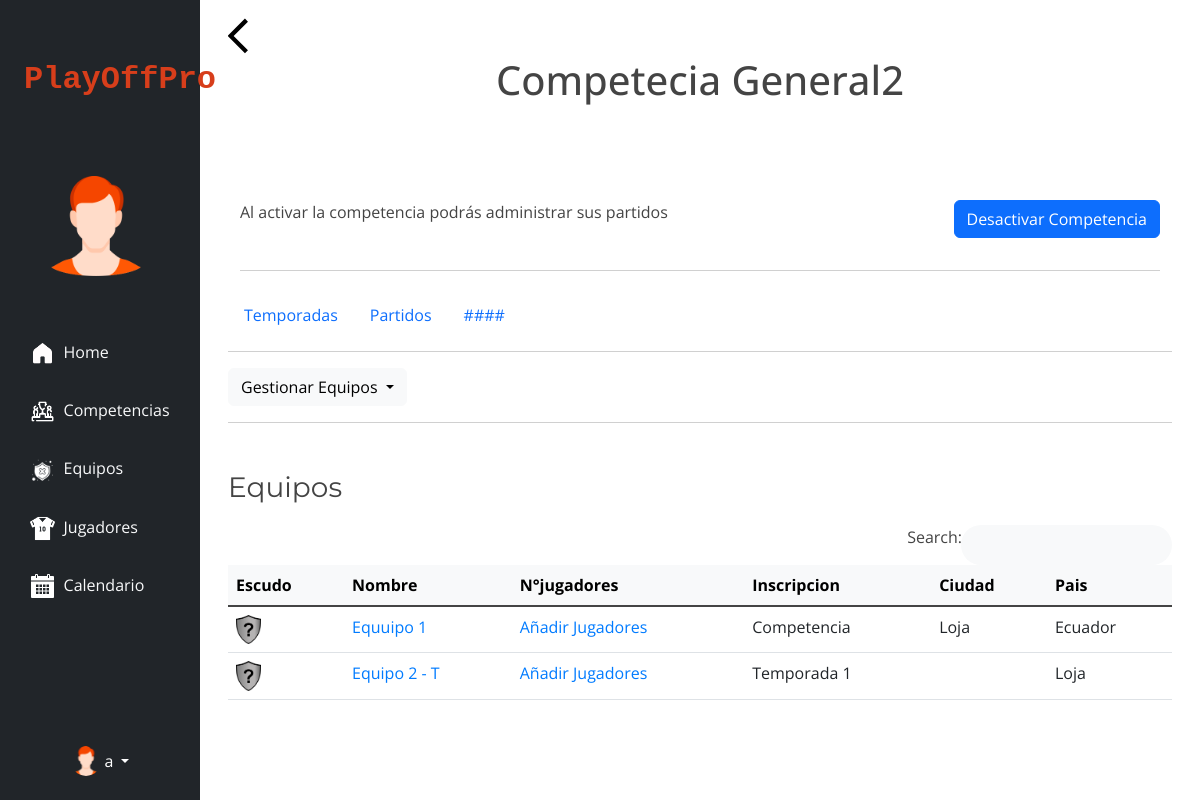
Screenshot of /competitions/4/ (signed in) with the database file from the repository.
### myapp/models.py (models this page shows, shortened)
class Competition(models.Model):
    name = models.CharField(max_length=50, blank=True)
    SPORT_lIST = (
        ('F', 'Football'),
        ('B', 'Basketball'),
        ('V', 'Volleyball'),
        ('H', 'Handball'),
        ('T', 'Tennis'),
        ('O', 'Other')
    )
    sport = models.CharField(max_length=1, choices=SPORT_lIST, default='F')
    genre = models.CharField(choices=[('M', 'Male'), ('F', 'Female'), ('MF', 'Mixed')], max_length=2, null=True)
    COMPETITION_TYPES = (
        ('L', 'League'),
        ('T', 'Tournament'),
        ('P', 'Playoff'),
        ('F', 'Friendly'),
        ('GS', 'Group Stage'),
        ('O', 'Other')
    )
    type_competition = models.CharField(max_length=2, choices=COMPETITION_TYPES, default='O')
    is_active = models.BooleanField(default=True)
    user = models.ForeignKey(User, on_delete=models.CASCADE, null=True, related_name='competitions')

class Team(models.Model):
    name = models.CharField(max_length=50)
    city = models.CharField(max_length=50, blank=True)
    country = models.CharField(max_length=50, blank=True)
    image = models.ImageField(upload_to='team_images/', blank=True, null=True)
    user = models.ForeignKey(User, on_delete=models.CASCADE, null=True, related_name='teams')
    competition = models.ManyToManyField(Competition, through='Inscription', related_name='teams')
    groups = models.ManyToManyField(Group, related_name='teams', blank=True)
    seasons = models.ManyToManyField(Season, through='TeamSeasonInscription', related_name='teams')

class Season(models.Model):
    name = models.CharField(max_length=50)
    date_start = models.DateField(null=True)
    date_end = models.DateField(blank=True, null=True)
    competition = models.ForeignKey(Competition, on_delete=models.CASCADE, related_name='seasons', null=True)
    number_grups = models.IntegerField(default=0)

### myapp/views.py (the view)
# urls.py: path('competitions/<int:id>/', views.competition_detail, name='competition_detail'),
@login_required
def competition_detail(request, id):
    competition = get_object_or_404(Competition, pk=id)
    seasons = Season.objects.filter(competition=competition)
    teams = Team.objects.filter(competition=competition, user=request.user)  # Filtrar por el usuario actual
    all_teams = Team.objects.exclude(competition=competition)  # Todos los equipos que no están en la competencia
    teams_in_seasons = Team.objects.filter(teamseasoninscription__season__competition=competition, user=request.user)
    return render(request, 'competition_detail.html', {
        'competition': competition,
        'teams': teams,
        'all_teams': all_teams,
        'seasons': seasons,
        'teams_in_seasons': teams_in_seasons,
    })

### myapp/templates/competition_detail.html (shortened to what this page needs)
{% extends 'base.html' %}
{% block content %}
    {% load static %}
    <head>
    </head>
    <body>
    <div class="row">
        <div class="col">
            <a class="" href="{% url 'competitions' %}"><img
                    src="{% static 'img/back.png' %}"
                    alt=""></a>
        </div>
        <h1 class="mb-5 text-center">{{ competition.name }}</h1>
    </div>
    <div class="container mt-5 mb-4">
        <div class="row">
            <div class="col ">
                <p>Al activar la competencia podrás administrar sus partidos</p>
            </div>
            <div class=" col-md-4 d-flex ">
                <button type="button" style="height: fit-content" class="btn btn-primary ms-auto" id="liveAlertBtn">
                    {% if competition.is_active %}
                        Desactivar Competencia
                    {% else %}
                        Activar Competencia
                    {% endif %}
                </button>
            </div>
        </div>
        <hr>
    </div>
    <nav class="nav">
        <a class="nav-link" href="{% url 'competition_seasons' competition.id %}">Temporadas</a>
        <a class="nav-link active" aria-current="page" href="{% url 'game_list' %}">Partidos</a>
        <a class="nav-link" href="">####</a>
    </nav>
    <hr>
    <div class="btn-group">
        <button type="button" class="btn btn-light dropdown-toggle" data-bs-toggle="dropdown" aria-expanded="false">
            Gestionar Equipos
        </button>
    </div>
    <hr>
    <main class="mt-5">
        <h3>Equipos</h3>
        <div class="d-flex justify-content-end">
            <form class="d-none d-sm-inline-block form-inline mr-2 mr-md-3 my-2 my-md-0 mw-100">
                <div class="input-group">
                    <label class="sr-only" for="search">Search:</label>
                    <input type="text" class="form-control bg-light border-0 rounded-pill py-2 px-3" name="search"
                           id="search-table" aria-label="Search" aria-describedby="basic-addon2"
                           onkeyup="searchTableTeam()">
                </div>
            </form>
        </div>
        <table class="table table-hover " id="team_table">
            <thead class="table-light">
            <tr>
                <th scope="col">Escudo</th>
                <th scope="col">Nombre</th>
                <th scope="col">N°jugadores</th>
                <th scope="col">Inscripcion</th>
                <th scope="col">Ciudad</th>
                <th scope="col">Pais</th>
            </tr>
            </thead>
            <tbody class="table-group-divider">
            {% for team in teams %}
                <tr data-team-id="{{ team.id }}">
                    <td>
                        {% if team.image %}
                            <img src="{{ team.image.url }}" width="25px" alt="{{ team.name }}">
                        {% else %}
                            <img src="{% static 'img/team_default.png' %} " width="25px"
                                 alt="{{ team.name }}">
                        {% endif %}
                    </td>
                    <td><a href="{% url 'teams_detail' team.id %}">{{ team.name }}</a></td>
                    <td><a href="{% url 'inscription_team' competition.id team.id %}">Añadir Jugadores</a></td>
                    <td>Competencia</td>
                    <td>{{ team.city }}</td>
                    <td>{{ team.country }}</td>
                </tr>
            {% empty %}
                <tr>
                    <td colspan="5">No hay equipos inscritos en la competencia.</td>
                </tr>
            {% endfor %}
            {% for team in teams_in_seasons %}
                <tr data-team-id="{{ team.id }}">
                    <td>
                        {% if team.image %}
                            <img src="{{ team.image.url }}" width="25px" alt="{{ team.name }}">
                        {% else %}
                            <img src="{% static 'img/team_default.png' %} " width="25px"
                                 alt="{{ team.name }}">
                        {% endif %}
                    </td>
                    <td><a href="{% url 'teams_detail' team.id %}">{{ team.name }}</a></td>
                    <td><a href="{% url 'inscription_team' competition.id team.id %}">Añadir Jugadores</a></td>
                    <td>{% for season in team.seasons.all %}
                        {{ season.name }}{% if not forloop.last %}, {% endif %}
                    {% endfor %}</td>
                    <td>{{ team.status }}</td>
                    <td>{{ team.city }}</td>
                </tr>
            {% endfor %}
            </tbody>
        </table>
    </main>
{% endblock %}

### myapp/templates/base.html (shortened to what this page needs)
{% load static %}
<!DOCTYPE html>
<html lang="en">
<head>
    <link href="https://cdn.jsdelivr.net/npm/bootstrap@5.3.0/dist/css/bootstrap.min.css" rel="stylesheet"
>
    <link rel="stylesheet" href="https://cdnjs.cloudflare.com/ajax/libs/animate.css/4.1.1/animate.min.css">
    <link rel="stylesheet" href="{% static 'css/css_base.css' %}">
</head>
<body class="d-flex flex-column min-vh-100">
{% if user.is_authenticated %}
    <div class="container-fluid">
        <div class="row flex-nowrap">
            <div class="col-auto col-md-3 col-xl-2 px-sm-2 px-0 bg-dark position-fixed" style="top: 0; bottom: 0;">
                <div class="d-flex flex-column align-items-center justify-content-center px-3 pt-2 text-white min-vh-100">
                    <a href="{% url 'home' %}"
                       class="d-flex align-items-center pb-3 mb-md-0 me-md-auto text-white text-decoration-none">
                        <span class="fs-2 fw-bold d-none d-sm-inline text-center text-orange"
                              style="color: #d73e1b; font-family: 'Arial Black',monospace">ㅤPlayOffPro
                        </span>
                    </a>
                    <ul class="nav nav-pills flex-column mb-sm-auto mb-0 align-items-center align-items-sm-start"
                        id="menu">
                        <li class="nav-item mt-5 px-3">
                            <a href="#" class="nav-link align-middle px-0">
                                <div class="image-container d-flex align-items-center justify-content-center">
                                    <img src="{% static 'img/default_male.png' %}" class="card-img-top img-fluid"
                                         style="width: 100px; height: 100px;">
                                </div>
                            </a>
                        </li>
                        <li class="nav-item mt-5">
                            <a href="{% url 'home' %}" class="nav-link align-middle px-0">
                                <img src="{% static 'img/casa (1).png' %}" alt="hugenerd" width="25" height="25">
                                <span
                                        class="ms-1 d-none d-sm-inline text-light">Home</span>
                            </a>
                        </li>
                        <li class="nav-item mt-3">
                            <a href="{% url 'competitions' %}" class="nav-link align-middle px-0">
                                <img src="{% static 'img/competicion.png' %}" alt="" width="25" height="25">
                                <span class="ms-1 d-none d-sm-inline text-light">Competencias</span>
                            </a>
                        </li>
                        <li class="nav-item mt-3">
                            <a href="{% url 'teams' %}" class="nav-link align-middle px-0">
                                <img src="{% static 'img/escudo.png' %}" alt="" width="25" height="25">
                                <span
                                        class=" text-light ms-1 d-none d-sm-inline">Equipos</span>
                            </a>
                        </li>
                        <li class="nav-item mt-3">
                            <a href="{% url 'players' %}" class="nav-link align-middle px-0">
                                <img src="{% static 'img/jugador.png' %}" alt="" width="25" height="25">
                                <span
                                        class="text-light ms-1 d-none d-sm-inline">Jugadores</span>
                            </a>
                        </li>
                        <li class="nav-item mt-3">
                            <a href="" class="nav-link align-middle px-0">
                                <img src="{% static 'img/calendario.png' %}" alt="" width="25" height="25">
                                <span class="text-light ms-1 d-none d-sm-inline">Calendario</span>
                            </a>
                        </li>
                    </ul>
                    <div class="dropdown pb-4">
                        <a href="#" class="d-flex align-items-center text-white text-decoration-none dropdown-toggle"
                           id="dropdownUser1" data-bs-toggle="dropdown" aria-expanded="false">
                            <img src="{% static 'img/default_male.png' %}" alt="hugenerd" width="30" height="30"
                                 class="rounded-circle">
                            <span class="d-none d-sm-inline mx-1">{{ user.username }}</span>
                        </a>
                    </div>
                </div>
            </div>
            <div class="col offset-md-3 offset-xl-2 py-3">
                <div class="mx-3">
                    {% block content %}{% endblock %}
                </div>
            </div>
        </div>
    </div>
{% endif %}
</body>
</html>

### myapp/static/css/css_base.css (style rules this page uses)
body { background: #fff; color: #444; font-family: "Open Sans", sans-serif; }
a { color: #007bff; text-decoration: none; transition: 0.5s; }
p { padding: 0; margin: 0 0 30px 0; }
h3, h4, h5, h6 { font-family: "Montserrat", sans-serif; font-weight: 400; margin: 0 0 20px 0; padding: 0; }

### rows the page displays
Competition: name "Competecia General2"
Team: name "Equuipo 1", city "Loja", country "Ecuador"
Team: name "Equipo 2 - T", city "Loja"
Season: name "Temporada 1"

### other values shown
{{ user.username }} "a"
